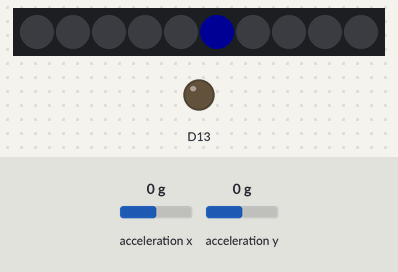
The sketch below on a simulated Adafruit Circuit Playground Express. Parts: 10 RGB LEDs in strip order, left to right, output pins drawn as LEDs (lit = HIGH). The inputs (shaded band) are chosen by the test bench; at power-on: acceleration x 0 g, acceleration y 0 g. Dim RGB values are drawn brighter than linear.

Above: at 1.2 s.
1.3 s: acceleration x set to -1.4 g
At 2.3 s:
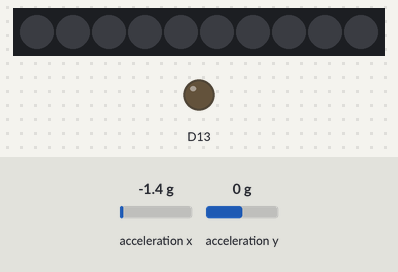
2.9 s: acceleration y set to 0.8 g
At 3.8 s:
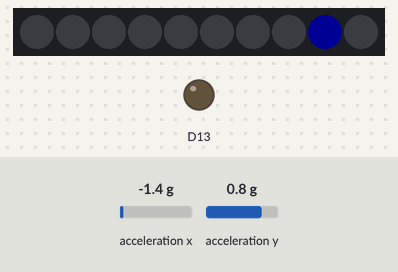
4.5 s: acceleration x set to -0.8 g
At 5.3 s:
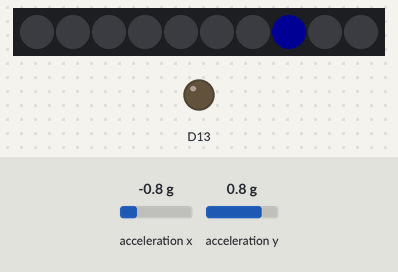
6.1 s: acceleration y set to -1.4 g
At 6.8 s:
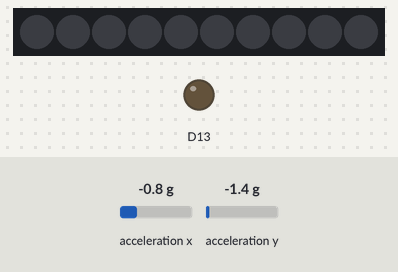
7.7 s: acceleration x set to 0 g
At 8.3 s:
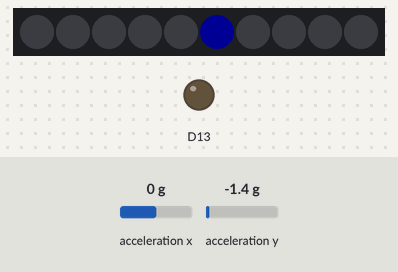
Timing chart, 0 to 10.3 s (numbered marks = the images above; inputs shaded):
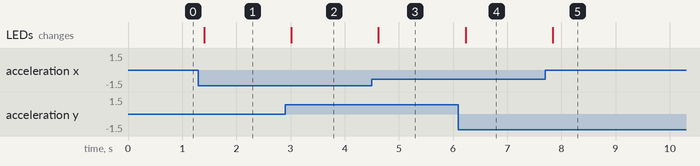

The sketch:

Tilty.ino
```cpp
#include <Adafruit_CircuitPlayground.h>
#include <math.h>

void setup() {
  // Initialize Circuit Playground library.
  CircuitPlayground.begin();
  Serial.begin(115200);
  CircuitPlayground.clearPixels();
}

void loop() {
float x = CircuitPlayground.motionX();
float y = CircuitPlayground.motionY();


  int bx = round( atan2 (x, y) * 180/3.14159265 ); // radians to degrees and rounding

  int led_index = bx/18;
  int led;
  led_index = abs(led_index-5);

 CircuitPlayground.clearPixels();
 CircuitPlayground.setPixelColor(led_index,0,0,255);
 delay(200);

}
```

Measured:
- after the input at 1.3 s, the LEDs: change after 0.11 s (image 1)
- after the input at 2.9 s, the LEDs: change after 0.12 s (image 2)
- after the input at 4.5 s, the LEDs: change after 0.12 s (image 3)
- after the input at 6.1 s, the LEDs: change after 0.13 s (image 4)
- after the input at 7.7 s, the LEDs: change after 0.14 s (image 5)
